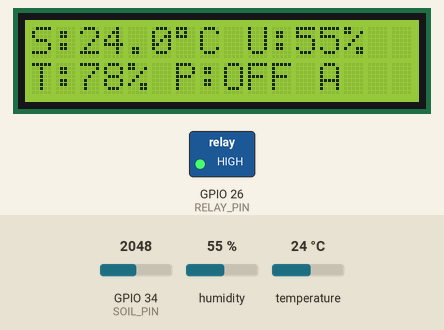
The sketch below on a simulated ESP32. Parts: 16×2 character LCD, switched loads named in the sketch (green lamp = pin HIGH). The inputs (shaded band) are chosen by the test bench; at power-on: GPIO 34 (SOIL_PIN) = 2048, humidity 55 %, temperature 24 °C. WiFi joins after 1.5 s; servers stay silent unless stated; uploads are accepted with an empty reply; what the sketch prints to the serial monitor is not drawn.

Above: at 6.0 s.
6.1 s: GPIO 34 (SOIL_PIN) set to 3013
At 8.0 s:
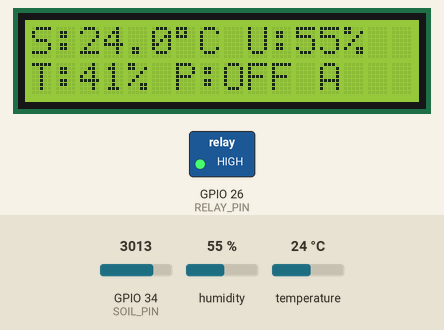
8.8 s: GPIO 34 (SOIL_PIN) set to 3116
At 9.7 s:
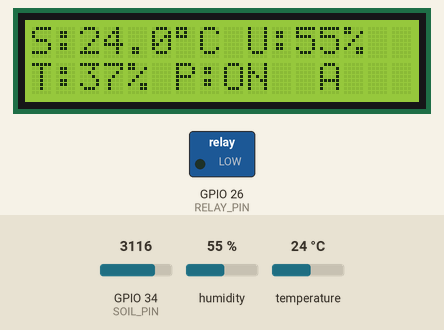
11.5 s: GPIO 34 (SOIL_PIN) set to 3801
At 14.2 s:
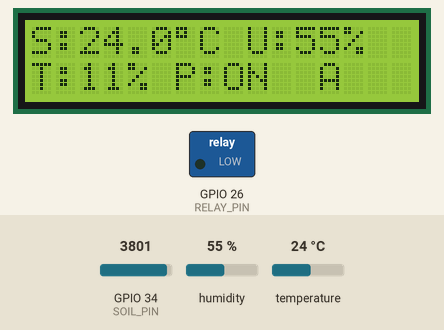
14.5 s: GPIO 34 (SOIL_PIN) set to 3862
At 16.1 s:
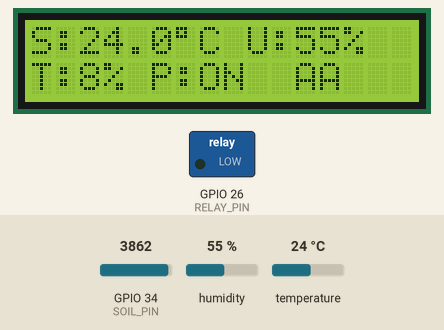
17.2 s: humidity set to 22 %
At 19.5 s:
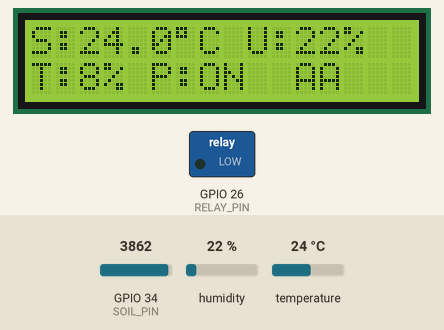
20.6 s: temperature set to 12 °C
At 22.4 s:
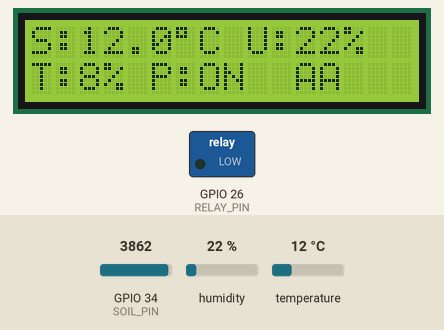
Timing chart, 0 to 23.9 s (numbered marks = the images above; inputs shaded):
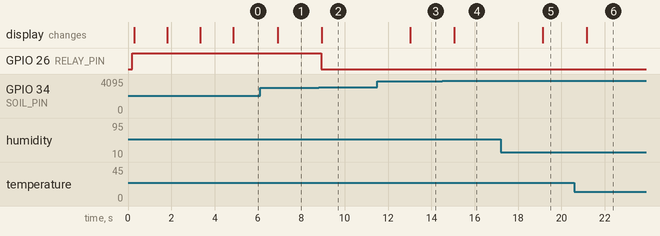

Measured:
- the behaviour switches between 3057 and 3058 on GPIO 34 (SOIL_PIN) (found by bisection; images 1 and 2)
- the behaviour switches between 3835 and 3836 on GPIO 34 (SOIL_PIN) (found by bisection; images 3 and 4)
- after the input at 6.1 s, the display: changes after 0.80 s (image 1)
- after the input at 8.8 s, GPIO 26 (RELAY_PIN): HIGH → LOW after 0.12 s; the display: changes after 0.14 s (image 2)
- after the input at 11.5 s, the display: changes after 1.5 s (image 3)
- after the input at 14.5 s, the display: changes after 0.56 s (image 4)
- after the input at 17.2 s, the display: changes after 1.9 s (image 5)
- after the input at 20.6 s, the display: changes after 0.57 s (image 6)

The sketch:

monitoring_tanaman.ino
```cpp
/*
 * =====================================================
 * SMART FARMING IoT — Firmware ESP32
 * =====================================================
 * Fitur:
 *  - WiFi auto-reconnect
 *  - Kirim telemetry tiap 10 detik (HTTP POST)
 *  - Polling command tiap 5 detik (HTTP GET)
 *  - ACK setelah command dieksekusi
 *  - Kontrol otomatis (AUTO) dengan hysteresis LOKAL
 *  - Safety: pompa mati otomatis jika > 10 menit menyala
 *  - LCD 16x2 I2C: tampilkan suhu, kelembapan, tanah, pompa
 *
 * Library yang perlu diinstall (Arduino IDE Library Manager):
 *  - DHT sensor library by Adafruit
 *  - Adafruit Unified Sensor
 *  - LiquidCrystal I2C by Frank de Brabander
 *  - ArduinoJson by Benoit Blanchon (versi 6.x)
 * =====================================================
 */

#include <WiFi.h>
#include <HTTPClient.h>
#include <ArduinoJson.h>
#include <Wire.h>
#include <LiquidCrystal_I2C.h>
#include <DHT.h>

// =====================================================
// KONFIGURASI — GANTI DENGAN DATA ANDA
// =====================================================
const char* WIFI_SSID     = "Panitia Kiamat bos";
const char* WIFI_PASSWORD = "kelompok2";

// Backend
const char* API_BASE      = "http://192.168.1.100:5000/api";  // ⚠️ IP komputer backend (bukan localhost)
const char* DEVICE_UID    = "ESP-XXXXXX";                     // Dari halaman Add Device
const char* DEVICE_TOKEN  = "xxxxxxxxxxxxxxxxxxxxxxxxxxxx";   // Token rahasia hasil pairing

// Pin
#define DHT_PIN     4
#define DHT_TYPE    DHT22
#define SOIL_PIN    34
#define RELAY_PIN   26

// Kalibrasi soil
const int NILAI_KERING = 4095;
const int NILAI_BASAH  = 1500;

// Hysteresis default (bisa dioverride dari server)
float batasPompaNyala = 40.0;
float batasPompaMati  = 45.0;

// Interval
const unsigned long TELEMETRY_INTERVAL = 10000;  // 10 detik
const unsigned long COMMAND_INTERVAL   = 5000;   // 5 detik
const unsigned long SAFETY_MAX_ON_MS   = 10UL * 60UL * 1000UL; // 10 menit safety

// =====================================================
// OBJEK
// =====================================================
DHT dht(DHT_PIN, DHT_TYPE);
LiquidCrystal_I2C lcd(0x27, 16, 2);

// =====================================================
// STATE
// =====================================================
float suhu = 0, kelembapanUdara = 0;
int   kelembapanTanah = 0, nilaiSoil = 0;
bool  pompaNyala = false;
String mode = "AUTO";

unsigned long lastTelemetry = 0;
unsigned long lastCommand   = 0;
unsigned long pumpOnSince   = 0;

// =====================================================
// RELAY
// =====================================================
void setPompa(bool nyala) {
  if (nyala && !pompaNyala) pumpOnSince = millis();
  if (!nyala) pumpOnSince = 0;
  pompaNyala = nyala;
  digitalWrite(RELAY_PIN, nyala ? LOW : HIGH);  // aktif LOW
}

// =====================================================
// WIFI
// =====================================================
void connectWiFi() {
  if (WiFi.status() == WL_CONNECTED) return;
  Serial.print("Menghubungkan WiFi");
  lcd.clear(); lcd.setCursor(0, 0); lcd.print("Connecting WiFi");
  WiFi.mode(WIFI_STA);
  WiFi.begin(WIFI_SSID, WIFI_PASSWORD);

  unsigned long start = millis();
  while (WiFi.status() != WL_CONNECTED && millis() - start < 20000) {
    delay(500); Serial.print(".");
  }
  Serial.println();
  if (WiFi.status() == WL_CONNECTED) {
    Serial.print("WiFi OK, IP: "); Serial.println(WiFi.localIP());
    lcd.clear(); lcd.setCursor(0, 0); lcd.print("WiFi OK");
    lcd.setCursor(0, 1); lcd.print(WiFi.localIP());
    delay(1500); lcd.clear();
  } else {
    Serial.println("WiFi GAGAL");
    lcd.clear(); lcd.setCursor(0, 0); lcd.print("WiFi GAGAL");
    delay(2000); lcd.clear();
  }
}

// =====================================================
// SENSOR
// =====================================================
void readSensors() {
  float t = dht.readTemperature();
  float h = dht.readHumidity();
  if (!isnan(t) && !isnan(h)) { suhu = t; kelembapanUdara = h; }

  nilaiSoil = analogRead(SOIL_PIN);
  int pct = map(nilaiSoil, NILAI_KERING, NILAI_BASAH, 0, 100);
  kelembapanTanah = constrain(pct, 0, 100);
}

// =====================================================
// KONTROL OTOMATIS (LOKAL) dengan hysteresis
// =====================================================
void kontrolOtomatis() {
  if (mode != "AUTO") return;  // di mode manual, server yang kendalikan

  if (kelembapanTanah < batasPompaNyala) setPompa(true);
  else if (kelembapanTanah >= batasPompaMati) setPompa(false);

  // Safety: kalau pompa nyala lebih dari batas, paksa mati
  if (pompaNyala && pumpOnSince > 0 && (millis() - pumpOnSince) > SAFETY_MAX_ON_MS) {
    Serial.println("⚠️ Safety: pompa dipaksa mati");
    setPompa(false);
  }
}

// =====================================================
// HTTP: TELEMETRY
// =====================================================
void sendTelemetry() {
  if (WiFi.status() != WL_CONNECTED) return;

  HTTPClient http;
  String url = String(API_BASE) + "/device/telemetry";
  http.begin(url);
  http.addHeader("Content-Type", "application/json");
  http.addHeader("X-Device-UID",   DEVICE_UID);
  http.addHeader("X-Device-Token", DEVICE_TOKEN);

  StaticJsonDocument<256> doc;
  doc["temperature"]  = suhu;
  doc["humidity"]     = kelembapanUdara;
  doc["soilMoisture"] = kelembapanTanah;
  doc["soilADC"]      = nilaiSoil;
  doc["pumpStatus"]   = pompaNyala;
  doc["mode"]         = mode;

  String body; serializeJson(doc, body);
  int code = http.POST(body);

  if (code == 200) {
    // Sinkronkan batas dari server (jika user ubah di dashboard)
    String resp = http.getString();
    StaticJsonDocument<512> r;
    if (!deserializeJson(r, resp)) {
      JsonObject settings = r["data"]["settings"];
      if (!settings.isNull()) {
        if (settings.containsKey("minimum_soil_moisture"))
          batasPompaNyala = settings["minimum_soil_moisture"].as<float>();
        if (settings.containsKey("maximum_soil_moisture"))
          batasPompaMati = settings["maximum_soil_moisture"].as<float>();
        if (settings.containsKey("operating_mode")) {
          String newMode = settings["operating_mode"].as<String>();
          if (newMode != mode) {
            mode = newMode;
            Serial.printf("Mode diubah server → %s\n", mode.c_str());
          }
        }
      }
    }
    Serial.printf("📤 Telemetry OK (T=%.1f H=%.1f S=%d%%)\n", suhu, kelembapanUdara, kelembapanTanah);
  } else {
    Serial.printf("❌ Telemetry gagal: HTTP %d\n", code);
  }
  http.end();
}

// =====================================================
// HTTP: POLLING COMMAND
// =====================================================
void pollCommand() {
  if (WiFi.status() != WL_CONNECTED) return;

  HTTPClient http;
  String url = String(API_BASE) + "/device/commands";
  http.begin(url);
  http.addHeader("X-Device-UID",   DEVICE_UID);
  http.addHeader("X-Device-Token", DEVICE_TOKEN);

  int code = http.GET();
  if (code != 200) { http.end(); return; }

  String resp = http.getString();
  http.end();

  StaticJsonDocument<512> doc;
  if (deserializeJson(doc, resp)) return;

  JsonObject cmd = doc["data"]["command"];
  if (cmd.isNull()) return;  // tidak ada command

  int  cmdId      = cmd["id"];
  String cmdText  = cmd["command"].as<String>();  // "ON" / "OFF"
  Serial.printf("📥 Command masuk: %s (id=%d)\n", cmdText.c_str(), cmdId);

  bool success = false;
  if (mode == "MANUAL") {  // hanya eksekusi di mode MANUAL
    if (cmdText == "ON")  { setPompa(true);  success = true; }
    if (cmdText == "OFF") { setPompa(false); success = true; }
  } else {
    Serial.println("⚠️ Mode AUTO — command diabaikan");
  }

  // ACK ke server
  HTTPClient http2;
  String ackUrl = String(API_BASE) + "/device/commands/ack";
  http2.begin(ackUrl);
  http2.addHeader("Content-Type", "application/json");
  http2.addHeader("X-Device-UID",   DEVICE_UID);
  http2.addHeader("X-Device-Token", DEVICE_TOKEN);

  StaticJsonDocument<128> ack;
  ack["commandId"]  = cmdId;
  ack["success"]    = success;
  ack["pumpStatus"] = pompaNyala;

  String ackBody; serializeJson(ack, ackBody);
  int ackCode = http2.POST(ackBody);
  Serial.printf("📤 ACK: HTTP %d\n", ackCode);
  http2.end();
}

// =====================================================
// LCD
// =====================================================
void updateLCD() {
  lcd.setCursor(0, 0);
  lcd.print("S:");
  lcd.print(suhu, 1);
  lcd.print((char)223);
  lcd.print("C ");
  lcd.print("U:");
  lcd.print(kelembapanUdara, 0);
  lcd.print("% ");

  lcd.setCursor(0, 1);
  lcd.print("T:");
  lcd.print(kelembapanTanah);
  lcd.print("% ");
  lcd.print(pompaNyala ? "P:ON " : "P:OFF");
  lcd.print(mode == "AUTO" ? " A" : " M");
}

// =====================================================
// SETUP
// =====================================================
void setup() {
  Serial.begin(115200);
  delay(200);

  pinMode(RELAY_PIN, OUTPUT);
  digitalWrite(RELAY_PIN, HIGH);  // relay OFF (aktif LOW)
  pompaNyala = false;

  dht.begin();
  lcd.init();
  lcd.backlight();
  lcd.setCursor(0, 0); lcd.print("Smart Farming");
  lcd.setCursor(0, 1); lcd.print("IoT v1.0");
  delay(1500);
  lcd.clear();

  connectWiFi();
}

// =====================================================
// LOOP
// =====================================================
void loop() {
  // Pastikan WiFi
  if (WiFi.status() != WL_CONNECTED) connectWiFi();

  unsigned long now = millis();

  // Baca sensor tiap 2 detik (sampling)
  static unsigned long lastRead = 0;
  if (now - lastRead > 2000) {
    lastRead = now;
    readSensors();
    kontrolOtomatis();  // hysteresis lokal
    updateLCD();
  }

  // Telemetry
  if (now - lastTelemetry > TELEMETRY_INTERVAL) {
    lastTelemetry = now;
    sendTelemetry();
  }

  // Polling command
  if (now - lastCommand > COMMAND_INTERVAL) {
    lastCommand = now;
    pollCommand();
  }

  delay(50);
}
```
